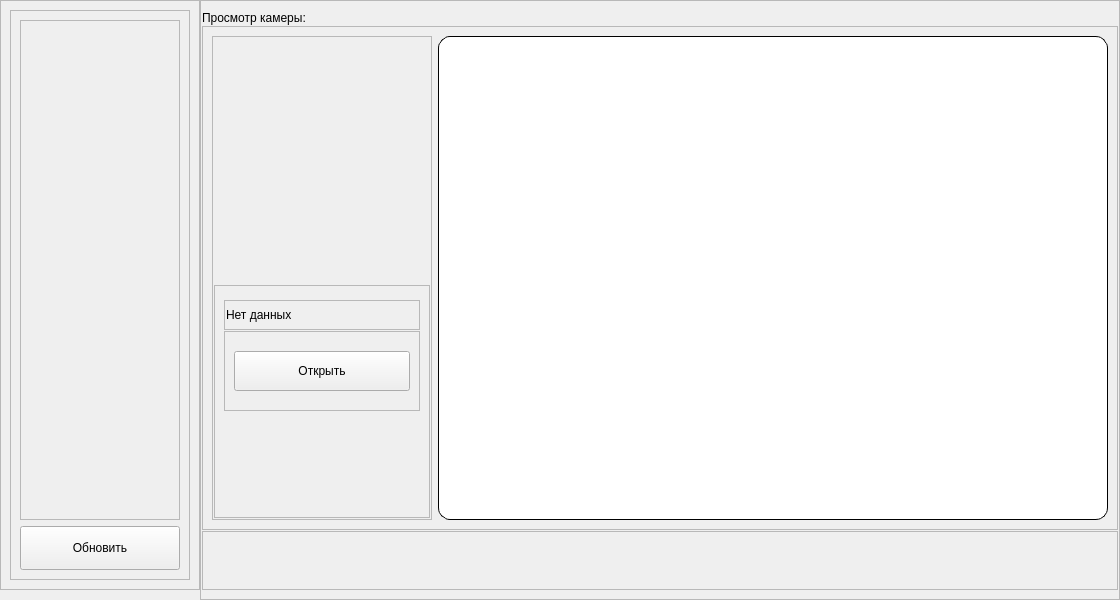
<?xml version="1.0" encoding="UTF-8"?>
<ui version="4.0">
 <class>MainWindow</class>
 <widget class="QMainWindow" name="MainWindow">
  <property name="geometry">
   <rect>
    <x>0</x>
    <y>0</y>
    <width>1120</width>
    <height>600</height>
   </rect>
  </property>
  <property name="minimumSize">
   <size>
    <width>1120</width>
    <height>0</height>
   </size>
  </property>
  <property name="windowTitle">
   <string>MainWindow</string>
  </property>
  <widget class="QWidget" name="centralwidget">
   <property name="minimumSize">
    <size>
     <width>850</width>
     <height>600</height>
    </size>
   </property>
   <layout class="QHBoxLayout" name="horizontalLayout">
    <property name="spacing">
     <number>0</number>
    </property>
    <property name="leftMargin">
     <number>0</number>
    </property>
    <property name="topMargin">
     <number>0</number>
    </property>
    <property name="rightMargin">
     <number>0</number>
    </property>
    <property name="bottomMargin">
     <number>0</number>
    </property>
    <item alignment="Qt::AlignTop">
     <widget class="QFrame" name="frame">
      <property name="minimumSize">
       <size>
        <width>120</width>
        <height>590</height>
       </size>
      </property>
      <property name="maximumSize">
       <size>
        <width>200</width>
        <height>16777215</height>
       </size>
      </property>
      <property name="sizeIncrement">
       <size>
        <width>150</width>
        <height>0</height>
       </size>
      </property>
      <property name="baseSize">
       <size>
        <width>150</width>
        <height>0</height>
       </size>
      </property>
      <property name="frameShape">
       <enum>QFrame::StyledPanel</enum>
      </property>
      <property name="frameShadow">
       <enum>QFrame::Raised</enum>
      </property>
      <layout class="QVBoxLayout" name="verticalLayout">
       <item>
        <widget class="QFrame" name="frame_3">
         <property name="minimumSize">
          <size>
           <width>0</width>
           <height>50</height>
          </size>
         </property>
         <property name="frameShape">
          <enum>QFrame::StyledPanel</enum>
         </property>
         <property name="frameShadow">
          <enum>QFrame::Raised</enum>
         </property>
         <layout class="QVBoxLayout" name="verticalLayout_2">
          <item>
           <layout class="QVBoxLayout" name="vl_buttons">
            <property name="leftMargin">
             <number>0</number>
            </property>
            <property name="topMargin">
             <number>0</number>
            </property>
            <item alignment="Qt::AlignTop">
             <widget class="QScrollArea" name="scrollArea">
              <property name="sizePolicy">
               <sizepolicy hsizetype="Expanding" vsizetype="Expanding">
                <horstretch>0</horstretch>
                <verstretch>0</verstretch>
               </sizepolicy>
              </property>
              <property name="minimumSize">
               <size>
                <width>158</width>
                <height>500</height>
               </size>
              </property>
              <property name="maximumSize">
               <size>
                <width>16777215</width>
                <height>500</height>
               </size>
              </property>
              <property name="widgetResizable">
               <bool>true</bool>
              </property>
              <property name="alignment">
               <set>Qt::AlignLeading|Qt::AlignLeft|Qt::AlignTop</set>
              </property>
              <widget class="QWidget" name="scrollAreaWidgetContents_2">
               <property name="geometry">
                <rect>
                 <x>0</x>
                 <y>0</y>
                 <width>156</width>
                 <height>498</height>
                </rect>
               </property>
               <layout class="QVBoxLayout" name="verticalLayout_4">
                <item>
                 <spacer name="ver_spacer_001">
                  <property name="orientation">
                   <enum>Qt::Vertical</enum>
                  </property>
                  <property name="sizeHint" stdset="0">
                   <size>
                    <width>20</width>
                    <height>40</height>
                   </size>
                  </property>
                 </spacer>
                </item>
               </layout>
              </widget>
             </widget>
            </item>
            <item>
             <widget class="QPushButton" name="but_update_cams">
              <property name="minimumSize">
               <size>
                <width>0</width>
                <height>44</height>
               </size>
              </property>
              <property name="text">
               <string>Обновить</string>
              </property>
             </widget>
            </item>
           </layout>
          </item>
         </layout>
        </widget>
       </item>
      </layout>
     </widget>
    </item>
    <item>
     <widget class="QFrame" name="frame_2">
      <property name="minimumSize">
       <size>
        <width>900</width>
        <height>0</height>
       </size>
      </property>
      <property name="frameShape">
       <enum>QFrame::StyledPanel</enum>
      </property>
      <property name="frameShadow">
       <enum>QFrame::Raised</enum>
      </property>
      <layout class="QVBoxLayout" name="verticalLayout_3">
       <property name="spacing">
        <number>1</number>
       </property>
       <property name="leftMargin">
        <number>1</number>
       </property>
       <property name="topMargin">
        <number>9</number>
       </property>
       <property name="rightMargin">
        <number>1</number>
       </property>
       <item>
        <widget class="QLabel" name="lab_cam_name">
         <property name="maximumSize">
          <size>
           <width>16777215</width>
           <height>15</height>
          </size>
         </property>
         <property name="text">
          <string>Просмотр камеры: </string>
         </property>
        </widget>
       </item>
       <item>
        <widget class="QFrame" name="frame_5">
         <property name="minimumSize">
          <size>
           <width>0</width>
           <height>504</height>
          </size>
         </property>
         <property name="frameShape">
          <enum>QFrame::StyledPanel</enum>
         </property>
         <property name="frameShadow">
          <enum>QFrame::Raised</enum>
         </property>
         <layout class="QHBoxLayout" name="horizontalLayout_2">
          <item>
           <widget class="QFrame" name="Frame_Gate_Control">
            <property name="maximumSize">
             <size>
              <width>220</width>
              <height>16777215</height>
             </size>
            </property>
            <property name="frameShape">
             <enum>QFrame::StyledPanel</enum>
            </property>
            <property name="frameShadow">
             <enum>QFrame::Raised</enum>
            </property>
            <layout class="QVBoxLayout" name="verticalLayout_5">
             <property name="spacing">
              <number>1</number>
             </property>
             <property name="leftMargin">
              <number>1</number>
             </property>
             <property name="topMargin">
              <number>1</number>
             </property>
             <property name="rightMargin">
              <number>1</number>
             </property>
             <property name="bottomMargin">
              <number>1</number>
             </property>
             <item>
              <widget class="QLabel" name="gate_state_img">
               <property name="minimumSize">
                <size>
                 <width>218</width>
                 <height>246</height>
                </size>
               </property>
               <property name="maximumSize">
                <size>
                 <width>218</width>
                 <height>246</height>
                </size>
               </property>
               <property name="text">
                <string/>
               </property>
              </widget>
             </item>
             <item>
              <widget class="QFrame" name="frame_7">
               <property name="frameShape">
                <enum>QFrame::StyledPanel</enum>
               </property>
               <property name="frameShadow">
                <enum>QFrame::Raised</enum>
               </property>
               <layout class="QVBoxLayout" name="verticalLayout_6">
                <item>
                 <widget class="QFrame" name="frame_8">
                  <property name="minimumSize">
                   <size>
                    <width>0</width>
                    <height>30</height>
                   </size>
                  </property>
                  <property name="maximumSize">
                   <size>
                    <width>16777215</width>
                    <height>20</height>
                   </size>
                  </property>
                  <property name="frameShape">
                   <enum>QFrame::StyledPanel</enum>
                  </property>
                  <property name="frameShadow">
                   <enum>QFrame::Raised</enum>
                  </property>
                  <layout class="QVBoxLayout" name="verticalLayout_8">
                   <property name="spacing">
                    <number>1</number>
                   </property>
                   <property name="leftMargin">
                    <number>1</number>
                   </property>
                   <property name="topMargin">
                    <number>1</number>
                   </property>
                   <property name="rightMargin">
                    <number>1</number>
                   </property>
                   <property name="bottomMargin">
                    <number>1</number>
                   </property>
                   <item>
                    <widget class="QLabel" name="text_status">
                     <property name="text">
                      <string>Нет данных</string>
                     </property>
                    </widget>
                   </item>
                  </layout>
                 </widget>
                </item>
                <item alignment="Qt::AlignTop">
                 <widget class="QFrame" name="frame_9">
                  <property name="minimumSize">
                   <size>
                    <width>0</width>
                    <height>80</height>
                   </size>
                  </property>
                  <property name="frameShape">
                   <enum>QFrame::StyledPanel</enum>
                  </property>
                  <property name="frameShadow">
                   <enum>QFrame::Raised</enum>
                  </property>
                  <layout class="QVBoxLayout" name="verticalLayout_7">
                   <item>
                    <widget class="QPushButton" name="bt_open_close">
                     <property name="minimumSize">
                      <size>
                       <width>130</width>
                       <height>40</height>
                      </size>
                     </property>
                     <property name="text">
                      <string>Открыть</string>
                     </property>
                    </widget>
                   </item>
                  </layout>
                 </widget>
                </item>
               </layout>
              </widget>
             </item>
            </layout>
           </widget>
          </item>
          <item>
           <widget class="QLabel" name="lab_camera_img">
            <property name="minimumSize">
             <size>
              <width>600</width>
              <height>350</height>
             </size>
            </property>
            <property name="maximumSize">
             <size>
              <width>896</width>
              <height>504</height>
             </size>
            </property>
            <property name="styleSheet">
             <string notr="true">background-color: rgb(255, 255, 255);
border: 1px solid;
border-radius: 12px;
border-color: rgb(0,0,0);</string>
            </property>
            <property name="text">
             <string/>
            </property>
            <property name="scaledContents">
             <bool>true</bool>
            </property>
           </widget>
          </item>
         </layout>
        </widget>
       </item>
       <item>
        <widget class="QFrame" name="frame_4">
         <property name="minimumSize">
          <size>
           <width>0</width>
           <height>50</height>
          </size>
         </property>
         <property name="frameShape">
          <enum>QFrame::StyledPanel</enum>
         </property>
         <property name="frameShadow">
          <enum>QFrame::Raised</enum>
         </property>
         <widget class="QLabel" name="warning_msg">
          <property name="geometry">
           <rect>
            <x>0</x>
            <y>0</y>
            <width>591</width>
            <height>41</height>
           </rect>
          </property>
          <property name="font">
           <font>
            <pointsize>10</pointsize>
           </font>
          </property>
          <property name="text">
           <string/>
          </property>
         </widget>
        </widget>
       </item>
      </layout>
     </widget>
    </item>
   </layout>
  </widget>
 </widget>
 <resources/>
 <connections/>
</ui>
